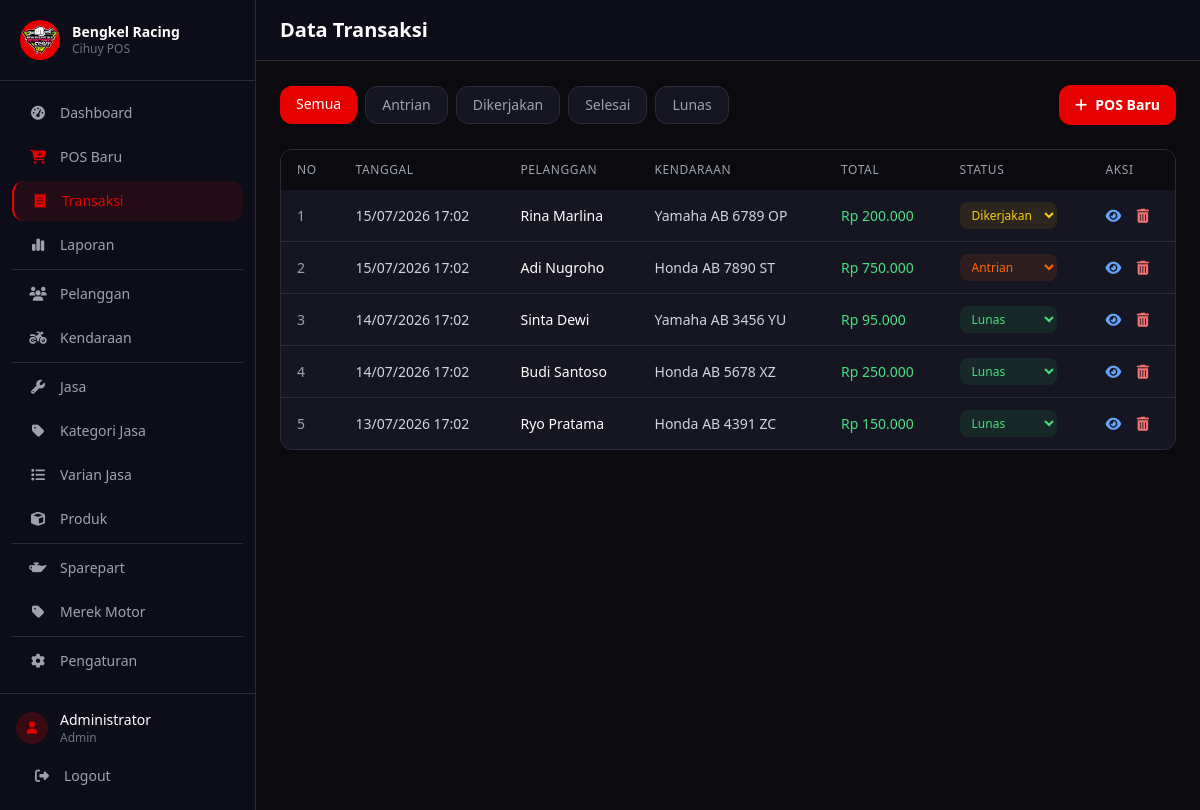
Page /pages/transaksi/index.php (signed in) on the committed database.
### tables this page shows
CREATE TABLE transaksi (
    id INT AUTO_INCREMENT PRIMARY KEY,
    id_pelanggan INT,
    id_kendaraan INT,
    id_user INT NOT NULL,
    tgl DATETIME DEFAULT CURRENT_TIMESTAMP,
    total INT NOT NULL DEFAULT 0,
    status ENUM('antrian', 'dikerjakan', 'selesai', 'lunas') DEFAULT 'antrian',
    catatan TEXT,
    FOREIGN KEY (id_pelanggan) REFERENCES pelanggan(id) ON DELETE SET NULL,
    FOREIGN KEY (id_kendaraan) REFERENCES kendaraan(id) ON DELETE SET NULL,
    FOREIGN KEY (id_user) REFERENCES users(id)
);

CREATE TABLE pelanggan (
    id INT AUTO_INCREMENT PRIMARY KEY,
    nama VARCHAR(100) NOT NULL,
    no_telp VARCHAR(20),
    alamat TEXT
);

CREATE TABLE merek (
    id INT AUTO_INCREMENT PRIMARY KEY,
    nama VARCHAR(50) NOT NULL UNIQUE
);

CREATE TABLE kendaraan (
    id INT AUTO_INCREMENT PRIMARY KEY,
    id_pelanggan INT NOT NULL,
    id_merek INT NOT NULL,
    plat_no VARCHAR(20),
    model VARCHAR(100),
    cc INT NOT NULL,
    tahun YEAR,
    FOREIGN KEY (id_pelanggan) REFERENCES pelanggan(id) ON DELETE CASCADE,
    FOREIGN KEY (id_merek) REFERENCES merek(id)
);

### functions/transaksi.php (called while the page is built, shortened)
<?php
function format_rupiah($angka) {
    return 'Rp ' . number_format($angka, 0, ',', '.');
}

### pages/transaksi/index.php (the view, shortened to what this page needs)
<?php
require_once '../../config/database.php';
require_once '../../functions/transaksi.php';
$status_filter = $_GET['status'] ?? '';
$page = (int)($_GET['page'] ?? 1);
$limit = 20;
$offset = ($page - 1) * $limit;
$sql = "SELECT t.*, p.nama AS nama_pelanggan, k.plat_no, m.nama AS merek, k.model
        FROM transaksi t
        LEFT JOIN pelanggan p ON t.id_pelanggan = p.id
        LEFT JOIN kendaraan k ON t.id_kendaraan = k.id
        LEFT JOIN merek m ON k.id_merek = m.id";
$sql .= " ORDER BY t.id DESC LIMIT $limit OFFSET $offset";
$result = $conn->query($sql);
include '../../layout/header.php';
include '../../layout/sidebar.php';
?>
<div class="flex-1 flex flex-col w-full min-w-0">
    <header class="bg-[#0d0d1a] border-b border-[#2a2a3a] px-4 md:px-6 py-4 pl-16 md:pl-6">
        <div class="flex flex-col sm:flex-row items-start sm:items-center justify-between gap-2">
            <h2 class="text-xl font-bold text-white">Data Transaksi</h2>
        </div>
    </header>
    <main class="flex-1 p-4 md:p-6 overflow-y-auto">
        <div class="flex flex-col sm:flex-row justify-between items-start sm:items-center gap-3 mb-6">
            <div class="flex flex-wrap gap-2">
                <a href="?status=" class="px-4 py-2 rounded-xl text-sm font-medium transition-colors <?= !$status_filter ? 'bg-[#e60000] text-white' : 'bg-[#161622] text-gray-400 hover:text-white border border-[#2a2a3a]' ?>">Semua</a>
                <a href="?status=antrian" class="px-4 py-2 rounded-xl text-sm font-medium transition-colors <?= $status_filter === 'antrian' ? 'bg-[#e60000] text-white' : 'bg-[#161622] text-gray-400 hover:text-white border border-[#2a2a3a]' ?>">Antrian</a>
                <a href="?status=dikerjakan" class="px-4 py-2 rounded-xl text-sm font-medium transition-colors <?= $status_filter === 'dikerjakan' ? 'bg-[#e60000] text-white' : 'bg-[#161622] text-gray-400 hover:text-white border border-[#2a2a3a]' ?>">Dikerjakan</a>
                <a href="?status=selesai" class="px-4 py-2 rounded-xl text-sm font-medium transition-colors <?= $status_filter === 'selesai' ? 'bg-[#e60000] text-white' : 'bg-[#161622] text-gray-400 hover:text-white border border-[#2a2a3a]' ?>">Selesai</a>
                <a href="?status=lunas" class="px-4 py-2 rounded-xl text-sm font-medium transition-colors <?= $status_filter === 'lunas' ? 'bg-[#e60000] text-white' : 'bg-[#161622] text-gray-400 hover:text-white border border-[#2a2a3a]' ?>">Lunas</a>
            </div>
            <a href="baru.php"
                class="w-full sm:w-auto text-center px-4 py-2.5 bg-[#e60000] hover:bg-[#ffd700] text-white text-sm font-semibold rounded-xl transition-colors">
                <i class="fas fa-plus mr-2"></i>POS Baru
            </a>
        </div>
        <div class="bg-[#161622] rounded-xl border border-[#2a2a3a] overflow-hidden">
            <div class="table-responsive">
            <table class="table-custom w-full">
                <thead>
                    <tr class="bg-[#0a0a0f]">
                        <th class="px-4 py-3 text-left text-xs font-medium text-gray-400 uppercase tracking-wider">No</th>
                        <th class="px-4 py-3 text-left text-xs font-medium text-gray-400 uppercase tracking-wider">Tanggal</th>
                        <th class="px-4 py-3 text-left text-xs font-medium text-gray-400 uppercase tracking-wider">Pelanggan</th>
                        <th class="px-4 py-3 text-left text-xs font-medium text-gray-400 uppercase tracking-wider">Kendaraan</th>
                        <th class="px-4 py-3 text-left text-xs font-medium text-gray-400 uppercase tracking-wider">Total</th>
                        <th class="px-4 py-3 text-left text-xs font-medium text-gray-400 uppercase tracking-wider">Status</th>
                        <th class="px-4 py-3 text-left text-xs font-medium text-gray-400 uppercase tracking-wider">Aksi</th>
                    </tr>
                </thead>
                <tbody class="divide-y divide-[#2a2a3a]">
                    <?php
                    $no = $offset + 1;
                    while ($row = $result->fetch_assoc()):
                        $status_colors = [
                            'antrian' => 'bg-[#ff6600]/10 text-[#ff6600]',
                            'dikerjakan' => 'bg-yellow-500/10 text-yellow-400',
                            'selesai' => 'bg-blue-500/10 text-blue-400',
                            'lunas' => 'bg-green-500/10 text-green-400',
                        ];
                        $status_color = $status_colors[$row['status']] ?? 'bg-gray-500/10 text-gray-400';
                    ?>
                    <tr class="hover:bg-white/[0.02] transition-colors">
                        <td class="px-4 py-3 text-sm text-gray-400"><?= $no++ ?></td>
                        <td class="px-4 py-3 text-sm text-gray-300"><?= date('d/m/Y H:i', strtotime($row['tgl'])) ?></td>
                        <td class="px-4 py-3 text-sm text-white"><?= htmlspecialchars($row['nama_pelanggan'] ?? '-') ?></td>
                        <td class="px-4 py-3 text-sm text-gray-300"><?= htmlspecialchars($row['merek'] ?? '') ?> <?= htmlspecialchars($row['plat_no'] ?? '') ?></td>
                        <td class="px-4 py-3 text-sm text-green-400 font-medium"><?= format_rupiah($row['total']) ?></td>
                        <td class="px-4 py-3 text-sm">
                            <form method="POST" action="update_status.php" class="inline">
                                <select name="status" onchange="this.form.submit()"
                                    class="px-2 py-1 rounded-lg text-xs font-medium border-0 cursor-pointer <?= $status_color ?>">
                                    <?php $s = $row['status']; ?>
                                    <option value="antrian" <?= $s === 'antrian' ? 'selected' : '' ?>>Antrian</option>
                                    <option value="dikerjakan" <?= $s === 'dikerjakan' ? 'selected' : '' ?>>Dikerjakan</option>
                                    <option value="lunas" <?= $s === 'lunas' ? 'selected' : '' ?>>Lunas</option>
                                </select>
                            </form>
                        </td>
                        <td class="px-4 py-3 text-sm">
                            <a href="detail.php?id=<?= $row['id'] ?>" class="text-blue-400 hover:text-blue-300 mr-3">
                                <i class="fas fa-eye"></i>
                            </a>
                            <a href="hapus.php?id=<?= $row['id'] ?>"
                                onclick="return confirm('Yakin ingin menghapus transaksi ini?')"
                                class="text-red-400 hover:text-red-300">
                                <i class="fas fa-trash-alt"></i>
                            </a>
                        </td>
                    </tr>
                    <?php endwhile; ?>
                </tbody>
            </table>
            </div>
        </div>
    </main>
</div>
<?php include '../../layout/footer.php'; ?>

### assets/css/style.css (style rules this page uses)
* { transition: background-color 0.2s, border-color 0.2s; }
.table-custom th { font-size: 0.75rem; text-transform: uppercase; letter-spacing: 0.05em; }
.table-responsive { overflow-x: auto; -webkit-overflow-scrolling: touch; }

### rows in the picture
transaksi: tgl "15/07/2026 17:02", id_pelanggan.nama "Rina Marlina", merek.nama "Yamaha", id_kendaraan.plat_no "AB 6789 OP", total "Rp 200.000", status "Dikerjakan"
transaksi: tgl "15/07/2026 17:02", id_pelanggan.nama "Adi Nugroho", merek.nama "Honda", id_kendaraan.plat_no "AB 7890 ST", total "Rp 750.000", status "Antrian"
transaksi: tgl "14/07/2026 17:02", id_pelanggan.nama "Sinta Dewi", merek.nama "Yamaha", id_kendaraan.plat_no "AB 3456 YU", total "Rp 95.000", status "Lunas"
transaksi: tgl "14/07/2026 17:02", id_pelanggan.nama "Budi Santoso", merek.nama "Honda", id_kendaraan.plat_no "AB 5678 XZ", total "Rp 250.000", status "Lunas"
transaksi: tgl "13/07/2026 17:02", id_pelanggan.nama "Ryo Pratama", merek.nama "Honda", id_kendaraan.plat_no "AB 4391 ZC", total "Rp 150.000", status "Lunas"

### other values in the picture
$item['label'] "Dashboard"
$item['label'] "POS Baru"
$item['label'] "Transaksi"
$item['label'] "Laporan"
$item['label'] "Pelanggan"
$item['label'] "Kendaraan"
$item['label'] "Jasa"
$item['label'] "Kategori Jasa"
$item['label'] "Varian Jasa"
$item['label'] "Produk"
$item['label'] "Sparepart"
$item['label'] "Merek Motor"
$item['label'] "Pengaturan"
$_SESSION['nama'] "Administrator"
$_SESSION['role'] "Admin"
